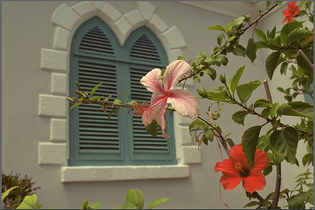
%> input picture Lab01/lab1-dist/kodim07.png, 315 x 210 px, shrunk from 768 x 512 before the run
$ octave script.m   (GNU Octave 9; MATLAB toolbox functions it lacks are replaced by stand-ins)
%> lines starting %> are read from the running program, lines starting %| are printed output that depends on the picture; in (x1, y1, x2, y2) boxes, pixels count from 0 and x2, y2 are one past the last pixel; in counts of white or black regions, pixels touching at a corner belong together; the program's own positions count from 1
%% Section 1
close all
clear
%1.1
pic = double(imread("lab1-dist\kodim07.png"))/255.0;
graypic = rgb2gray(pic);
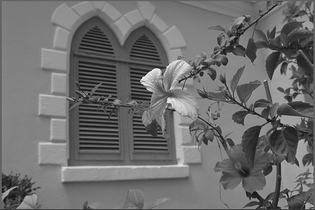
%> graypic: size 210x315 double; min 0.0523, max 0.98, mean 0.431

figure
subplot(1,2,1)
imshow(pic)
title("Kodim07.png")

subplot(1,2,2)
imshow(graypic)
title("Grayscale Kodim07.png")

%1.2
brightpic = pic + (128.0/255.0);

t = tiledlayout(1,2, 'TileSpacing','Compact','Padding','Compact');
nexttile
imshow(pic)
title("Grayscale Kodim07.png")

nexttile
imshow(brightpic)
title("Added 128 to Kodim07.png")
exportgraphics(t, 'report/Images/Kodim07Add128.png', 'BackgroundColor','none')


%1.3
darkpic = pic - (128.0/255.0);

g = tiledlayout(1,2, 'TileSpacing','Compact','Padding','Compact');
nexttile
imshow(pic)
title("Grayscale Kodim07.png")

nexttile
imshow(darkpic)
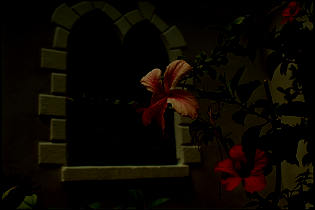
%> displayed picture: size 210x315x3, on the screen's scale of 0 to 255; mean R, G, B 11, 6.6, 0.9
title("Subtracted 128 from Kodim07.png")
exportgraphics(g, 'report/Images/Kodim07Sub128.png', 'BackgroundColor','none')

%% Section 2
close all
clear

%2.1
pic = double(imread("lab1-dist\tennis.png"))/255.0;
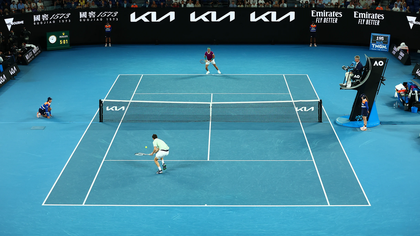
%> input picture Lab01/lab1-dist/tennis.png, 420 x 236 px, shrunk from 1024 x 576 before the run
%> pic: size 236x420x3 double
t = tiledlayout(1,3, 'TileSpacing','Compact','Padding','Compact');
nexttile
histogram(pic(:, : , 1))
title("Histogram of R component")

nexttile
histogram(pic(:, : , 2))
title("Histogram of G component")

nexttile
histogram(pic(:, : , 3))
title("Histogram of B component")
%> figure, not shown here; panel 1: tallest bar 9909 high, from x = 0.29 to 0.3; panel 2: tallest bar 12398 high, from x = 0.6 to 0.62; panel 3: tallest bar 11089 high, from x = 0.8 to 0.82
exportgraphics(t, 'report/Images/TennisHistogramsRGB.png', 'BackgroundColor','none')

picycbcr = rgb2ycbcr(pic);
%> picycbcr: size 236x420x3 double; mean of channels 1, 2, 3 0.433, 0.575, 0.384
h = tiledlayout(1,2, 'TileSpacing','Compact','Padding','Compact');
nexttile
imshow(pic)
title("Tennis.png in the RGB Colorspace")
nexttile
imshow(picycbcr)
title("Tennis.png in the YCbCr Colorspace")
exportgraphics(h, 'report/Images/TennisRGBvsYCbCr.png', 'BackgroundColor','none')

g = tiledlayout(1,3, 'TileSpacing','Compact','Padding','Compact');
nexttile
histogram(picycbcr(:, : , 1))
title("Histogram of Y component")

nexttile
histogram(picycbcr(:, : , 2))
title("Histogram of Cb component")

nexttile
histogram(picycbcr(:, : , 3))
title("Histogram of Cr component")
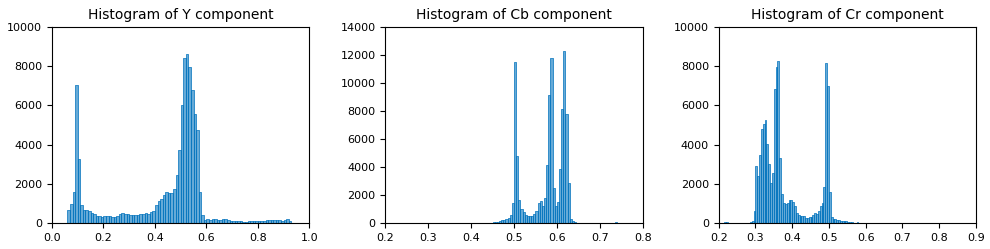
%> figure redrawn from the program's plot data, 3 panels; panel 1: tallest bar 8645 high, from x = 0.52 to 0.53; panel 2: tallest bar 12296 high, from x = 0.615 to 0.62; panel 3: tallest bar 8276 high, from x = 0.36 to 0.365
exportgraphics(g, 'report/Images/TennisHistogramsYCbCr.png', 'BackgroundColor','none')
%% Section 3
close all
clear
pic = double(imread("lab1-dist\tennis.png"))/255.0;

%3.0
redmask = pic(:,:,1) >= 0.275 & pic(:,:,1) <= 0.33; % good to go
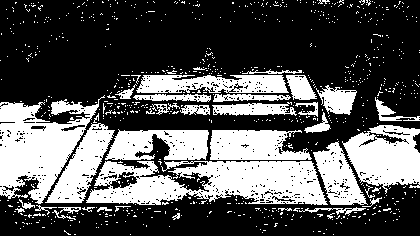
%> redmask: size 236x420 logical; 34.3% white; 781 white regions (741 under 20 px), largest, box (x1, y1, x2, y2) and area: (86, 161, 328, 205) 7346, (0, 95, 105, 204) 5752, (342, 125, 420, 194) 3472
greenmask = pic(:,:, 2) >= 0.50 & pic(:,:,2) <= 0.625; % good to go
%> greenmask: size 236x420 logical; 30.4% white; 615 white regions (585 under 20 px), largest, box (x1, y1, x2, y2) and area: (85, 121, 328, 205) 9551, (0, 54, 207, 107) 2693, (45, 111, 119, 204) 2644
bluemask = pic(:,:,3) >= 0.66 & pic(:,:,3) <= 0.71;
%> bluemask: size 236x420 logical; 22% white; 394 white regions (369 under 20 px), largest, box (x1, y1, x2, y2) and area: (85, 161, 328, 205) 7003, (133, 75, 290, 102) 3295, (209, 130, 312, 160) 2037
mask = redmask & greenmask | bluemask;
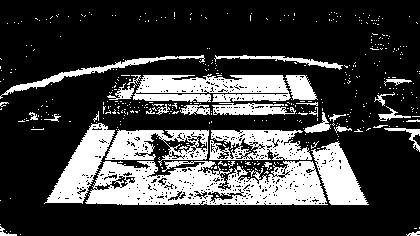
%> mask: size 236x420 logical; 24.6% white; 433 white regions (401 under 20 px), largest, box (x1, y1, x2, y2) and area: (85, 161, 328, 205) 7361, (133, 74, 291, 102) 3370, (44, 123, 115, 204) 2378
mask = cat(3, mask, mask, mask);

g = tiledlayout(1,3, 'TileSpacing','Compact','Padding','Compact');
nexttile
imshow(pic)
title("Original Image")

nexttile
imshow(mask(:, :, 1))
title("Mask of Court")

nexttile
imshow(pic.*mask)
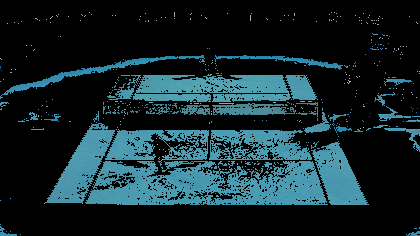
%> displayed picture: size 236x420x3, on the screen's scale of 0 to 255; mean R, G, B 18.3, 37.7, 42.9
title("Masked Court")
exportgraphics(g, 'report/Images/SegmentedTennisCourt.png', 'BackgroundColor','none')
%% Section 4
close all
clear
%4.1
%> (the run ends here)
